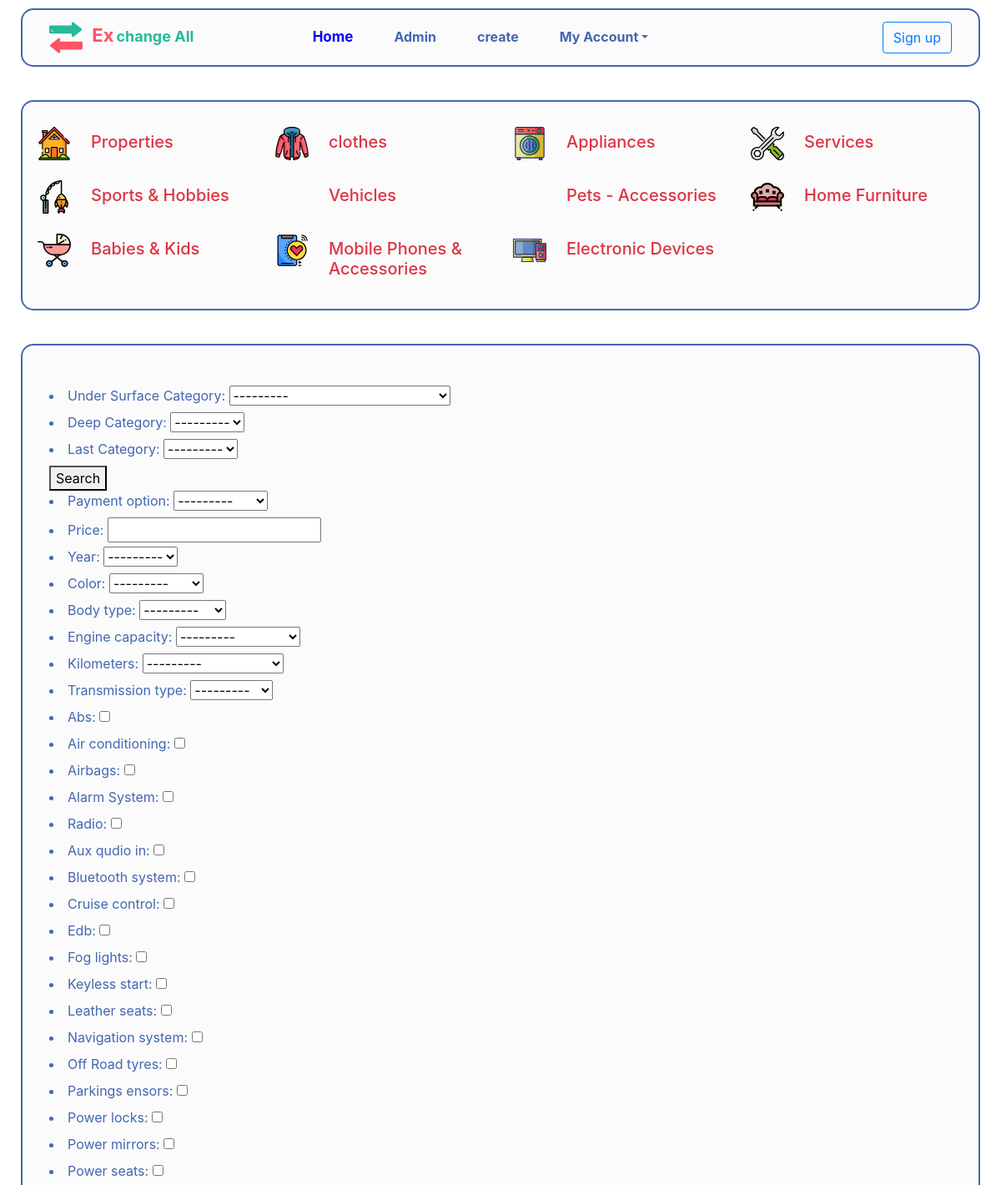
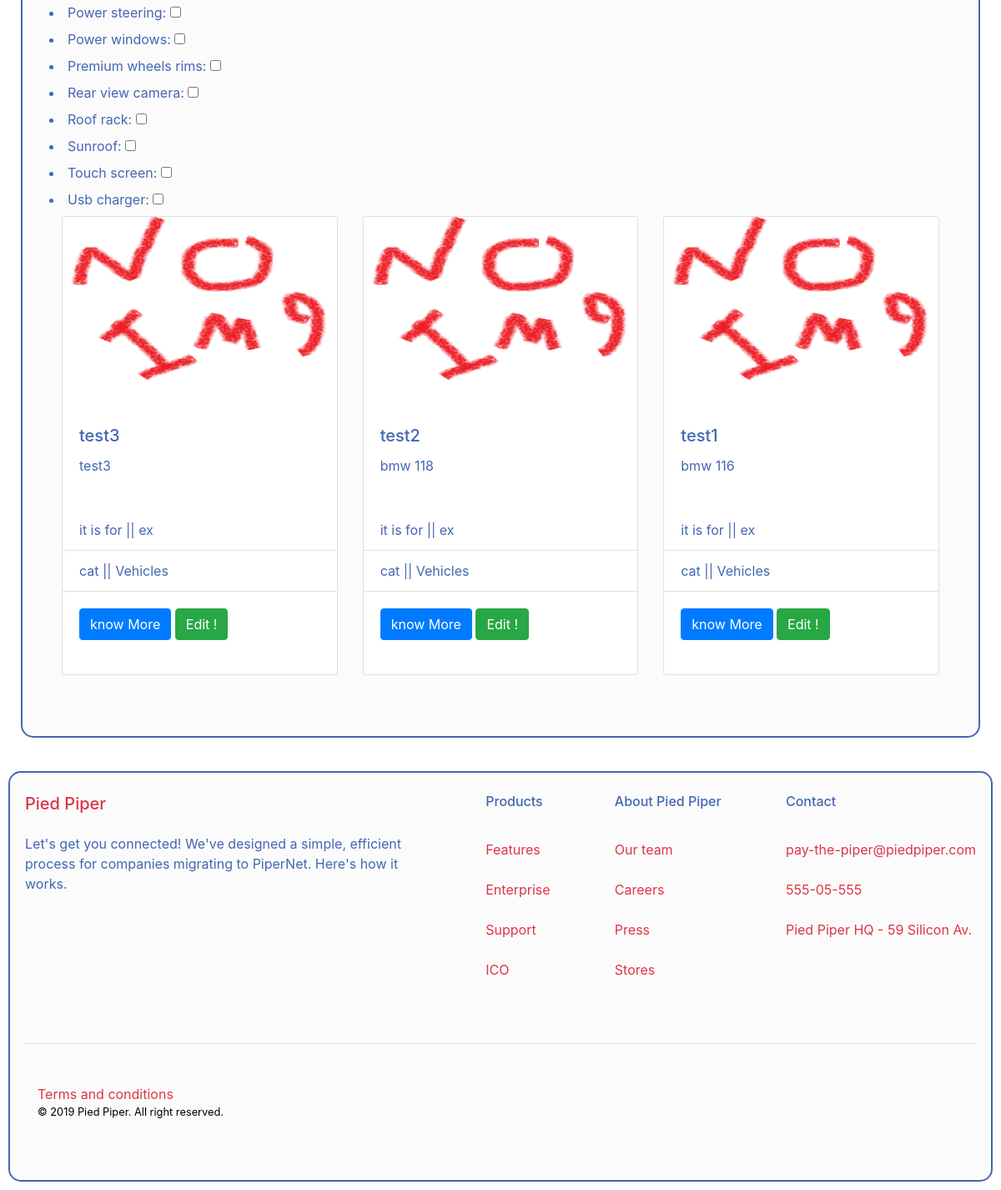
Page /search/main/Vehicles/43 on the committed database (2 pictures, top to bottom).
### ads/models.py (models this page shows, shortened)
class ads(models.Model):
    options =(
    ("ex", "ex"),
    ("Sale", "Sale"),
    ("free", "free"),
)
    user = models.ForeignKey(User, blank=True , null=True, on_delete=models.CASCADE)
    title =models.CharField(max_length=80)
    description = models.TextField(max_length=500,default='')
    main=models.ForeignKey ( 'catugry',related_name='ad_main',
                            limit_choices_to={'main__isnull':True ,
                             'sub__isnull':True ,
                             'end__isnull':True }
                               , on_delete=models.CASCADE,blank=True,null=True, verbose_name='Main Category')
    sub=models.ForeignKey ( 'catugry' ,related_name='ad_sub',
                            limit_choices_to={'sub__isnull':True ,
                                'main__isnull':False ,
                                 'end__isnull':True }
                                ,on_delete=models.CASCADE,blank=True,null=True, verbose_name='Under Surface Category')
    end=models.ForeignKey ( 'catugry' , related_name='ad_end',
                                limit_choices_to={'sub__isnull':False ,
                                                  'main__isnull':False ,
                                                  'end__isnull':True }
                                ,on_delete=models.CASCADE,blank=True,null=True, verbose_name='Deep Category')
    last=models.ForeignKey ( 'catugry' , related_name='ad_last',
                                limit_choices_to={'sub__isnull':False ,
                                                  'main__isnull':False ,
                                                  'end__isnull':False}
                                ,on_delete=models.CASCADE,blank=True,null=True, verbose_name='Last Category')
    create_date = models.DateTimeField(default=timezone.now)
    active = models.BooleanField(default=True)
    view =models.IntegerField(default=0)
    ad_option = models.CharField(max_length=4, choices=options , default='ex')
    img=models.ImageField(upload_to='post_img2/' , default="img/defu.png")
    name_of_who=models.CharField(max_length=15 , null=True,blank=True)
    adress=models.CharField(max_length=80 , null=True,blank=True)
    mobile =models.PositiveSmallIntegerField( default=1114796307 , null=True,blank=True,)
    email=models.EmailField(default="ahmed_mag22@yahoo.com" , null=True,blank=True)
    class Meta:
        ordering = ['-create_date']

class catugry(models.Model):
    name=models.CharField ( max_length=40 , default='')
    main=models.ForeignKey ( 'self', related_name='re_main' ,
                            limit_choices_to={'main__isnull':True ,
                             'sub__isnull':True ,
                             'end__isnull':True }
                               , on_delete=models.CASCADE,blank=True,null=True)
    sub=models.ForeignKey ( 'self' , related_name='re_sub',
                            limit_choices_to={'sub__isnull':True ,
                                'main__isnull':False ,
                                 'end__isnull':True }
                                ,on_delete=models.CASCADE,blank=True,null=True)
    end=models.ForeignKey ( 'self' , related_name='re_end',
                                limit_choices_to={'sub__isnull':False ,
                                                  'main__isnull':False,
                                                  'end__isnull':True }
                                ,on_delete=models.CASCADE,blank=True,null=True)
    class Meta:
        verbose_name = "catugry"
        verbose_name_plural = "catugry"
    def __str__(self):
        return str(self.name)

### search/views.py (the view)
# urls.py: url(r'^main/Vehicles/(?P<main_id_>\d+)$', views.by_main_Vehicles , name='by_main_Vehicles'),
def by_main_Vehicles(request , main_id_):
    general_search_form = general()
    car_search_form  =  car_search()
    main_id_=main_id_
    general_search_form.fields['sub'].queryset = catugry.objects.filter(main_id=main_id_ , sub_id=None).order_by('name')
    general_search_form.fields['end'].queryset = catugry.objects.none()
    general_search_form.fields['last'].queryset = catugry.objects.none()
    main_catugry_q=ads.objects.filter(main_id=main_id_).order_by('-create_date')
    context = {
        'main_catugry_q' : main_catugry_q ,
        'general_search_form' : general_search_form,
        'car_search_form' : car_search_form ,
    }
    return render(request, 'by_main_Vehicles.html',context)

### search/forms.py
class general(forms.ModelForm):
    class Meta:
        model = ads
        fields = [  'sub','end' , 'last'  ]

class car_search(forms.ModelForm):
    class Meta:
        model = car_form
        exclude = ['ad_id' ]

### search/templates/by_main_Vehicles.html (shortened to what this page needs)
{% extends 'base_ads.html' %}
{% block main_search %}
{% load static %}
<section id="con" class="py-3 my-product-detils">
  <form method="GET" id="searchform" enctype="multipart/form-data" novalidate>
    <table>
      {{ general_search_form.as_ul }}
    </table>
    <button id="serch" type="button">Search</button>
    <table>
      {{ car_search_form.as_ul }}
    </table>
  </form>
  <dev class="search" id="search_result">
    <div class="container">
      <div class="row">
        {% for ad in main_catugry_q %}
        <div class="col-lg-4 col-md-4 col-sm-6 col-xs-12 my-card-respon ">
          <div class="card my-card">
            <img src="{{ad.img.url}}" class="card-img-top my-card-img" alt="...">
            <div class="card-body">
              <h5 class="card-title">{{ ad.title }}</h5>
              <p class="card-text">{{ ad.description }}</p>
            </div>
            <ul class="list-group list-group-flush">
              <li class="list-group-item">it is for || {{ ad.ad_option }}</li>
              <li class="list-group-item">cat || {{ ad.main }}</li>
            </ul>
            <div class="card-body">
              <a class="btn btn-primary" href="{% url 'ads:ads_detail' ad.id  %}#con" role="button">know
                More</a>
              <a class="btn btn-success" href="{% url 'ads:edit_ads' ad.id %}" role="button">Edit !</a>
            </div>
          </div>
        </div>
          {% endfor %}
      </div>
    </div>
    </div>
{% endblock main_search %}

### static/css/me.css (style rules this page uses)
body { color: #4267b2; }
.my-card-respon { margin-bottom: 25px; }
.my-card { min-height: 550px; max-height: 550px; transition: 0.9s,top ; }
.my-card-img { max-height: 230px; min-height: 230px; }
.my-product-detils { background: #e3dddd21; margin: 10px; border: 2px solid #4267b2; border-radius: 15px; padding: 0.5rem 2rem; min-height: 531px; }

### rows in the picture
ads: img (picture), title "test3", description "test3", ad_option "ex", main "Vehicles"
ads: img (picture), title "test2", description "bmw 118", ad_option "ex", main "Vehicles"
ads: img (picture), title "test1", description "bmw 116", ad_option "ex", main "Vehicles"
